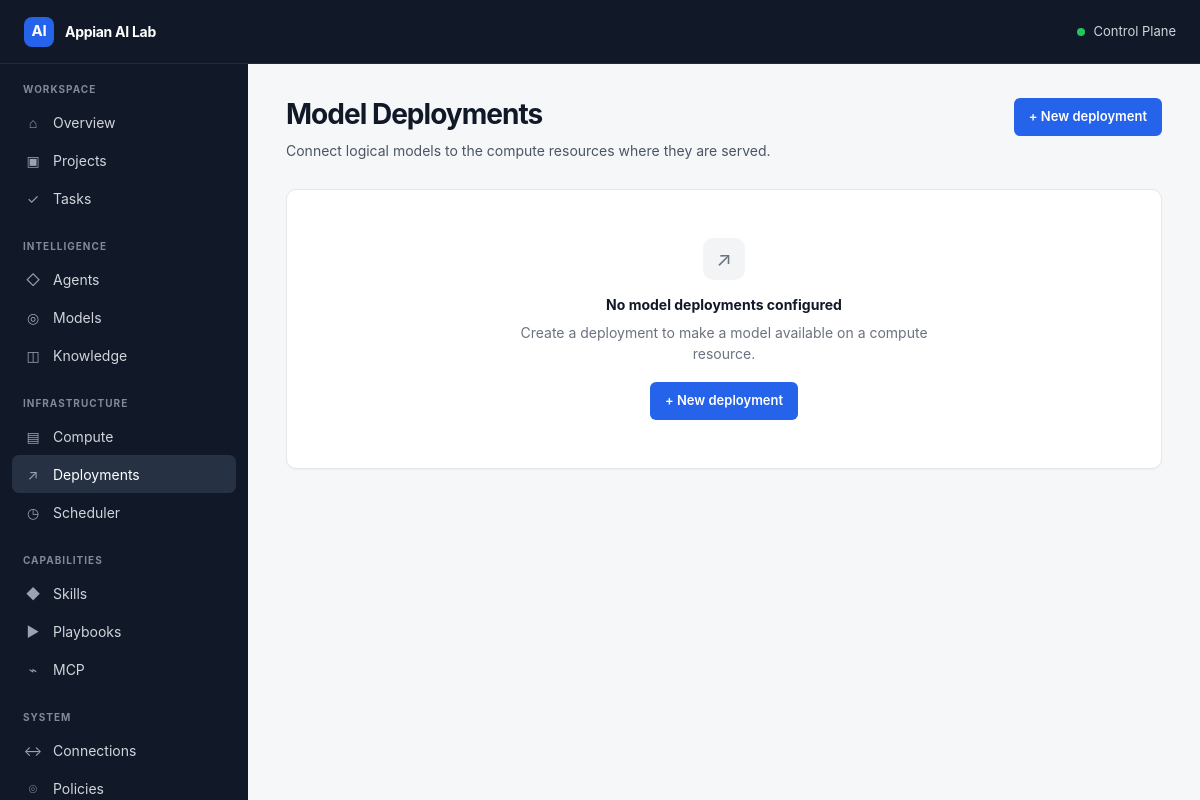
Before: /deployments with the older database file.
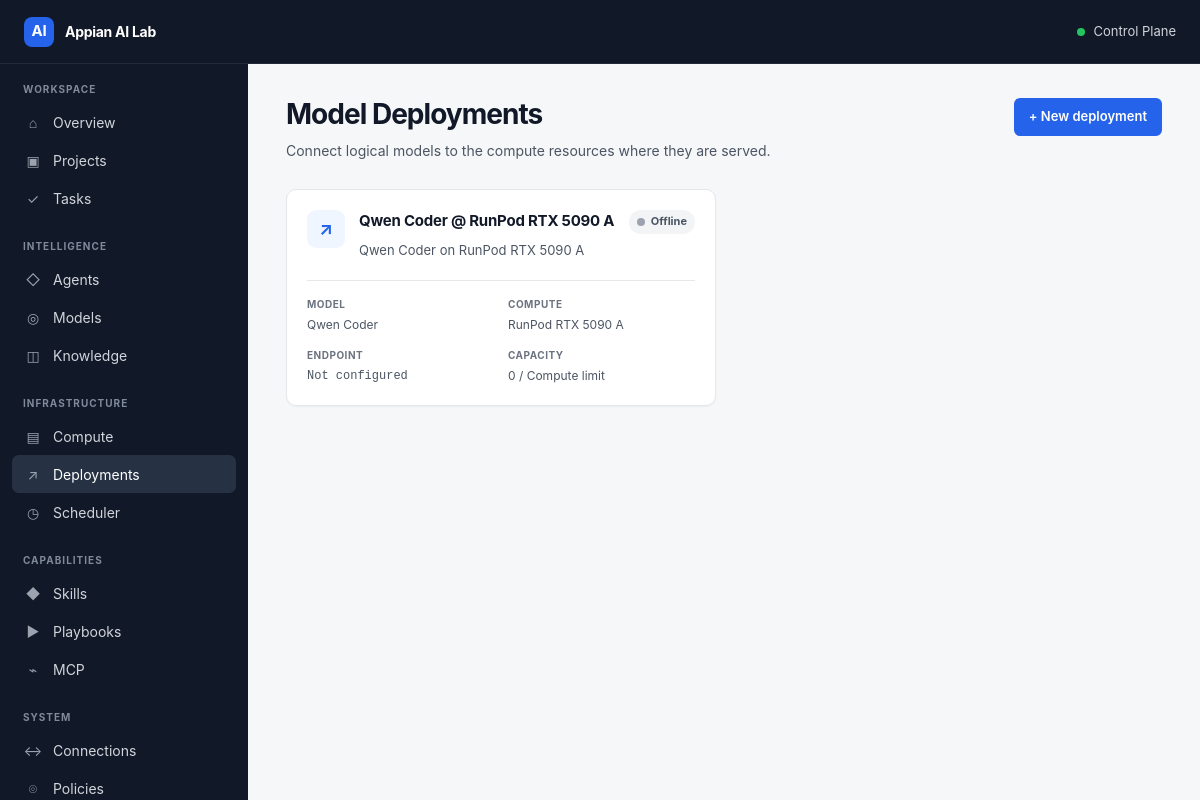
After: the same page with the newer database file.
### tables this page shows
CREATE TABLE model_deployments (
            id INTEGER PRIMARY KEY AUTOINCREMENT,
            name TEXT NOT NULL UNIQUE,
            model_id INTEGER NOT NULL,
            compute_profile_id INTEGER NOT NULL,
            endpoint TEXT,
            status TEXT NOT NULL DEFAULT 'offline',
            max_concurrent_executions INTEGER,
            configuration_json TEXT,
            enabled INTEGER NOT NULL DEFAULT 1,
            created_at TEXT NOT NULL DEFAULT CURRENT_TIMESTAMP,
            updated_at TEXT NOT NULL DEFAULT CURRENT_TIMESTAMP,
            FOREIGN KEY(model_id)
                REFERENCES models(id)
                ON DELETE CASCADE,
            FOREIGN KEY(compute_profile_id)
                REFERENCES compute_profiles(id)
                ON DELETE CASCADE
        );

### app.py (the view)
@app.get("/deployments", response_class=HTMLResponse)
def deployments_page(request: Request):
    conn = get_connection()
    deployments = conn.execute(
        """
        SELECT
            model_deployments.*,
            models.name AS model_name,
            compute_profiles.name AS compute_name,

            COUNT(
                DISTINCT CASE
                    WHEN executions.status IN (
                        'preparing',
                        'running',
                        'waiting_for_user',
                        'waiting_for_approval',
                        'reviewing',
                        'testing'
                    )
                    THEN executions.id
                END
            ) AS active_executions

        FROM model_deployments

        JOIN models
            ON models.id =
               model_deployments.model_id

        JOIN compute_profiles
            ON compute_profiles.id =
               model_deployments.compute_profile_id

        LEFT JOIN executions
            ON executions.model_deployment_id =
               model_deployments.id

        GROUP BY model_deployments.id

        ORDER BY model_deployments.name
        """
    ).fetchall()
    conn.close()
    return templates.TemplateResponse(
        request=request,
        name="deployments.html",
        context={
            "deployments": deployments,
            "active_page": "deployments",
        },
    )

### templates/deployments.html (shortened to what this page needs)
{% extends "base.html" %}
{% block content %}
<div class="page-header">
    <div>
        <h1 class="page-title">
            Model Deployments
        </h1>
        <p class="page-description">
            Connect logical models to the compute resources
            where they are served.
        </p>
    </div>
    <div class="page-actions">
        <a
            class="btn btn-primary"
            href="/deployments/new"
        >
            + New deployment
        </a>
    </div>
</div>
{% if deployments %}
<div class="resource-grid">
    {% for deployment in deployments %}
    <div class="card resource-card">
        <div class="resource-card-header">
            <div class="resource-icon">
                ↗
            </div>
            <div class="resource-heading">
                <div class="row space-between">
                    <h2 class="resource-title">
                        {{ deployment.name }}
                    </h2>
                    {% if deployment.status == "online" %}
                    <span class="badge badge-success">
                        <span class="status-dot online"></span>
                        Online
                    </span>
                    {% elif deployment.status == "starting" %}
                    <span class="badge badge-warning">
                        <span class="status-dot warning"></span>
                        Starting
                    </span>
                    {% elif deployment.status == "error" %}
                    <span class="badge badge-danger">
                        Error
                    </span>
                    {% else %}
                    <span class="badge badge-neutral">
                        <span class="status-dot offline"></span>
                        Offline
                    </span>
                    {% endif %}
                </div>
                <p class="resource-description">
                    {{ deployment.model_name }}
                    on
                    {{ deployment.compute_name }}
                </p>
            </div>
        </div>
        <div class="resource-meta">
            <div>
                <span class="resource-meta-label">
                    Model
                </span>
                <span class="resource-meta-value">
                    {{ deployment.model_name }}
                </span>
            </div>
            <div>
                <span class="resource-meta-label">
                    Compute
                </span>
                <span class="resource-meta-value">
                    {{ deployment.compute_name }}
                </span>
            </div>
            <div>
                <span class="resource-meta-label">
                    Endpoint
                </span>
                <span class="resource-meta-value mono">
                    {{ deployment.endpoint or "Not configured" }}
                </span>
            </div>
            <div>
                <span class="resource-meta-label">
                    Capacity
                </span>
                <span class="resource-meta-value">
                    {{ deployment.active_executions }}
                    /
                    {% if deployment.max_concurrent_executions %}
                        {{ deployment.max_concurrent_executions }}
                    {% else %}
                        Compute limit
                    {% endif %}
                </span>
            </div>
        </div>
    </div>
    {% endfor %}
</div>
{% else %}
<div class="card">
    <div class="empty-state">
        <div class="empty-state-icon">
            ↗
        </div>
        <p class="empty-state-title">
            No model deployments configured
        </p>
        <p class="empty-state-description">
            Create a deployment to make a model available
            on a compute resource.
        </p>
        <a
            class="btn btn-primary"
            href="/deployments/new"
            style="margin-top: 18px;"
        >
            + New deployment
        </a>
    </div>
</div>
{% endif %}
{% endblock %}

### templates/base.html (shortened to what this page needs)
<!DOCTYPE html>
<html lang="es">
<head>
    <link
        rel="stylesheet"
        href="{{ url_for('static', path='/css/app.css') }}"
    >
</head>
<body>
<div class="app-shell">
    <header class="topbar">
        <div class="brand">
            <div class="brand-mark">AI</div>
            <span>Appian AI Lab</span>
        </div>
        <div class="system-state">
            <span class="status-dot online"></span>
            <span>Control Plane</span>
        </div>
    </header>
    <aside class="sidebar">
        <nav>
            <div class="nav-group">
                <div class="nav-title">
                    Workspace
                </div>
                <a
                    class="nav-item {% if active_page == 'dashboard' %}active{% endif %}"
                    href="/"
                >
                    <span class="nav-icon">⌂</span>
                    Overview
                </a>
                <a
                    class="nav-item {% if active_page == 'projects' %}active{% endif %}"
                    href="/projects"
                >
                    <span class="nav-icon">▣</span>
                    Projects
                </a>
                <a class="nav-item" href="#">
                    <span class="nav-icon">✓</span>
                    Tasks
                </a>
            </div>
            <div class="nav-group">
                <div class="nav-title">
                    Intelligence
                </div>
                <a
                    class="nav-item {% if active_page == 'agents' %}active{% endif %}"
                    href="/agents"
                >
                    <span class="nav-icon">◇</span>
                    Agents
                </a>
                <a
                    class="nav-item {% if active_page == 'models' %}active{% endif %}"
                    href="/models"
                >
                    <span class="nav-icon">◎</span>
                    Models
                </a>
                <a class="nav-item" href="#">
                    <span class="nav-icon">◫</span>
                    Knowledge
                </a>
            </div>
            <div class="nav-group">
                <div class="nav-title">
                    Infrastructure
                </div>
                <a
                    class="nav-item {% if active_page == 'compute' %}active{% endif %}"
                    href="/compute"
                >
                    <span class="nav-icon">▤</span>
                    Compute
                </a>
                <a
                    class="nav-item {% if active_page == 'deployments' %}active{% endif %}"
                    href="/deployments"
                >
                    <span class="nav-icon">↗</span>
                    Deployments
                </a>
                <a
                    class="nav-item {% if active_page == 'scheduler' %}active{% endif %}"
                    href="/scheduler"
                >
                    <span class="nav-icon">◷</span>
                    Scheduler
                </a>
            </div>
            <div class="nav-group">
                <div class="nav-title">
                    Capabilities
                </div>
                <a class="nav-item" href="#">
                    <span class="nav-icon">◆</span>
                    Skills
                </a>
                <a class="nav-item" href="#">
                    <span class="nav-icon">▶</span>
                    Playbooks
                </a>
                <a class="nav-item" href="#">
                    <span class="nav-icon">⌁</span>
                    MCP
                </a>
            </div>
            <div class="nav-group">
                <div class="nav-title">
                    System
                </div>
                <a class="nav-item" href="#">
                    <span class="nav-icon">↔</span>
                    Connections
                </a>
                <a class="nav-item" href="#">
                    <span class="nav-icon">⌾</span>
                    Policies
                </a>
            </div>
        </nav>
    </aside>
    <main class="content">
        <div class="content-inner">
            {% block content %}{% endblock %}
        </div>
    </main>
</div>
</body>
</html>

Changed rows visible on the page:
added model_deployments: name "Qwen Coder @ RunPod RTX 5090 A", status "offline" (drawn), model_name "Qwen Coder", compute_name "RunPod RTX 5090 A", endpoint "Not configured", active_executions "0"
Other visible differences:
text no longer shown: "↗ No model deployments configured Create a deployment to make a model available on a compute resource. + New deployment"
